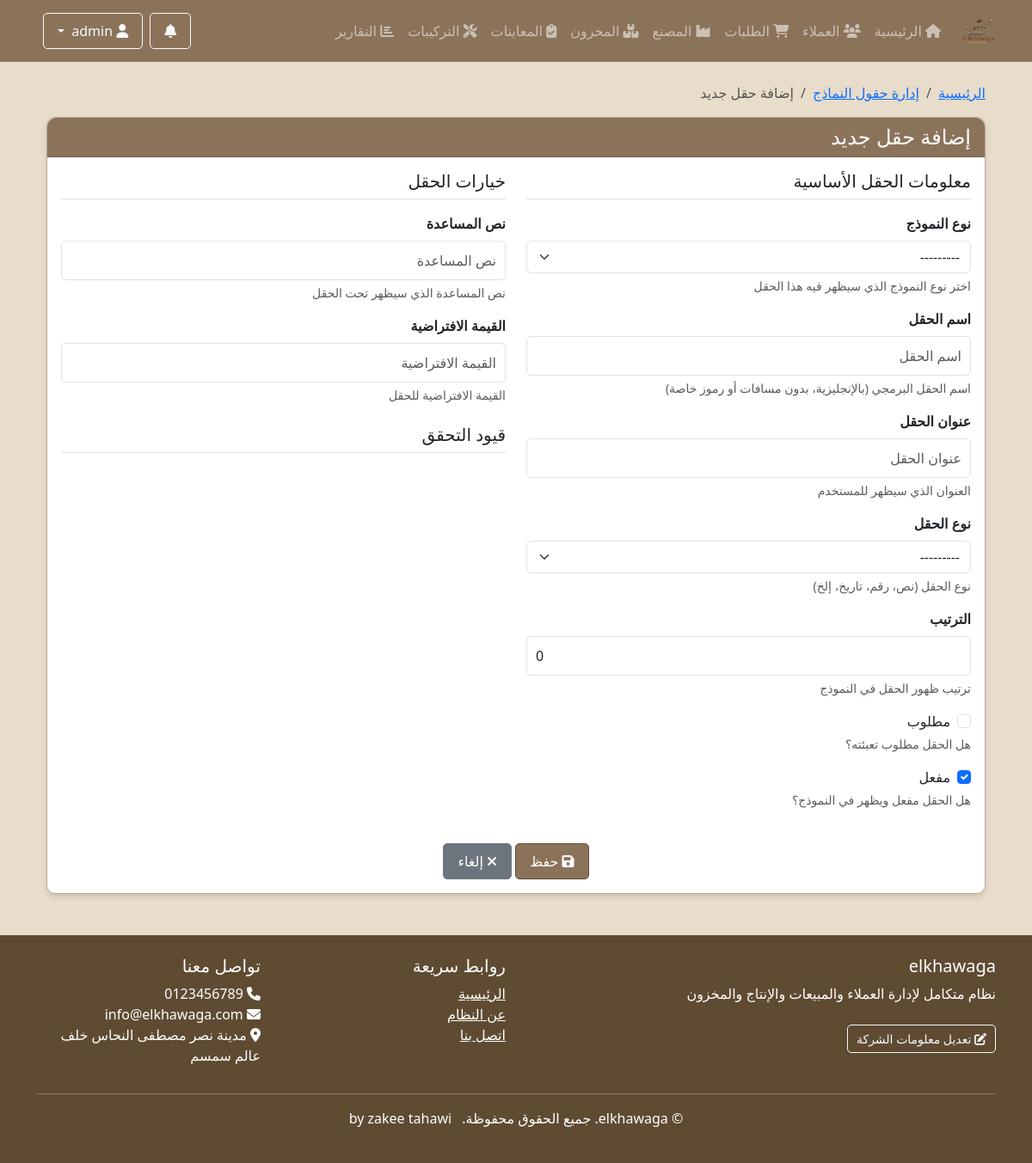
Screenshot of /accounts/form-fields/create/ (signed in) with the database file from the repository.
### accounts/models.py (models this page shows, shortened)
class Department(models.Model):
    name = models.CharField(_('اسم القسم'), max_length=100)
    code = models.CharField(_('كود القسم'), max_length=20, unique=True)
    description = models.TextField(_('الوصف'), blank=True)
    icon = models.CharField(_('أيقونة'), max_length=50, default='fas fa-building')
    url_name = models.CharField(_('اسم URL'), max_length=100, help_text=_('اسم URL للقسم في نظام التوجيه'))
    is_active = models.BooleanField(_('نشط'), default=True)
    order = models.PositiveIntegerField(_('الترتيب'), default=0)
    class Meta:
        verbose_name = _('قسم')
        verbose_name_plural = _('الأقسام')
        ordering = ['order', 'name']

class CompanyInfo(models.Model):
    name = models.CharField(_('اسم الشركة'), max_length=255)
    logo = models.ImageField(_('شعار الشركة'), upload_to='company/', null=True, blank=True)
    description = models.TextField(_('وصف الشركة'), blank=True, default="نظام متكامل لإدارة العملاء والمبيعات والإنتاج والمخزون")
    address = models.TextField(_('العنوان'))
    phone = models.CharField(_('رقم الهاتف'), max_length=20)
    email = models.EmailField(_('البريد الإلكتروني'))
    website = models.URLField(_('الموقع الإلكتروني'), blank=True)
    tax_number = models.CharField(_('الرقم الضريبي'), max_length=50, blank=True)
    commercial_register = models.CharField(_('السجل التجاري'), max_length=50, blank=True)
    facebook = models.URLField(_('فيسبوك'), blank=True)
    twitter = models.URLField(_('تويتر'), blank=True)
    instagram = models.URLField(_('انستغرام'), blank=True)
    linkedin = models.URLField(_('لينكد إن'), blank=True)
    about = models.TextField(_('نبذة عن الشركة'), blank=True)
    vision = models.TextField(_('رؤية الشركة'), blank=True)
    mission = models.TextField(_('رسالة الشركة'), blank=True)
    primary_color = models.CharField(_('اللون الرئيسي'), max_length=7, default='#007bff')
    secondary_color = models.CharField(_('اللون الثانوي'), max_length=7, default='#6c757d')
    accent_color = models.CharField(_('لون التمييز'), max_length=7, default='#28a745')
    class Meta:
        verbose_name = _('معلومات الشركة')
        verbose_name_plural = _('معلومات الشركة')

### accounts/views.py (the view)
# urls.py: path('form-fields/create/', views.form_field_create, name='form_field_create'),
@staff_member_required
def form_field_create(request):
    if request.method == 'POST':
        form = FormFieldForm(request.POST)
        if form.is_valid():
            form.save()
            messages.success(request, 'تم إضافة الحقل بنجاح.')
            return redirect('accounts:form_field_list')
    else:
        form_type = request.GET.get('form_type', '')
        form = FormFieldForm(initial={'form_type': form_type})
    context = {
        'form': form,
        'title': 'إضافة حقل جديد',
    }
    return render(request, 'accounts/form_field_form.html', context)

### accounts/context_processors.py (called while the page is built)
def departments(request):
    all_departments = Department.objects.filter(is_active=True).order_by('order')
    user_departments = []
    if request.user.is_authenticated:
        if request.user.is_superuser:
            user_departments = all_departments
        else:
            user_departments = request.user.departments.filter(is_active=True).order_by('order')
    return {
        'all_departments': all_departments,
        'user_departments': user_departments,
    }

def notifications(request):
    unread_notifications = []
    notifications_count = 0
    if request.user.is_authenticated:
        unread_notifications = get_user_notifications(request.user, unread_only=True, limit=5)
        notifications_count = unread_notifications.count()
    return {
        'unread_notifications': unread_notifications,
        'notifications_count': notifications_count,
    }

def company_info(request):
    try:
        company_info = CompanyInfo.objects.first()
    except:
        company_info = None
    return {
        'company_info': company_info,
    }

### accounts/utils.py (called while the page is built, shortened)
def get_user_notifications(user, department_code=None, unread_only=False, limit=None):
    if user.is_superuser:
        notifications = Notification.objects.all()
    if department_code:
        try:
            department = Department.objects.get(code=department_code)
            notifications = notifications.filter(target_department=department)
        except Department.DoesNotExist:
            return Notification.objects.none()
    if unread_only:
        notifications = notifications.filter(is_read=False)
    notifications = notifications.order_by('-created_at')
    if limit:
        notifications = notifications[:limit]
    return notifications

### templates/accounts/form_field_form.html (shortened to what this page needs)
{% extends 'base.html' %}
{% load static %}
{% block content %}
<div class="container mt-4">
    <nav aria-label="breadcrumb">
        <ol class="breadcrumb">
            <li class="breadcrumb-item"><a href="{% url 'home' %}">الرئيسية</a></li>
            <li class="breadcrumb-item"><a href="{% url 'accounts:form_field_list' %}">إدارة حقول النماذج</a></li>
            <li class="breadcrumb-item active" aria-current="page">{{ title }}</li>
        </ol>
    </nav>
    <div class="card">
        <div class="card-header bg-primary text-white">
            <h4 class="mb-0">{{ title }}</h4>
        </div>
        <div class="card-body">
            <form method="post">
                <div class="row mb-4">
                    <div class="col-md-6">
                        <h5 class="border-bottom pb-2 mb-3">معلومات الحقل الأساسية</h5>
                        <div class="mb-3">
                            <label for="{{ form.form_type.id_for_label }}" class="form-label">{{ form.form_type.label }}</label>
                            {{ form.form_type }}
                            <div class="form-text">اختر نوع النموذج الذي سيظهر فيه هذا الحقل</div>
                        </div>
                        <div class="mb-3">
                            <label for="{{ form.field_name.id_for_label }}" class="form-label">{{ form.field_name.label }}</label>
                            {{ form.field_name }}
                            <div class="form-text">اسم الحقل البرمجي (بالإنجليزية، بدون مسافات أو رموز خاصة)</div>
                        </div>
                        <div class="mb-3">
                            <label for="{{ form.field_label.id_for_label }}" class="form-label">{{ form.field_label.label }}</label>
                            {{ form.field_label }}
                            <div class="form-text">العنوان الذي سيظهر للمستخدم</div>
                        </div>
                        <div class="mb-3">
                            <label for="{{ form.field_type.id_for_label }}" class="form-label">{{ form.field_type.label }}</label>
                            {{ form.field_type }}
                            <div class="form-text">نوع الحقل (نص، رقم، تاريخ، إلخ)</div>
                        </div>
                        <div class="mb-3">
                            <label for="{{ form.order.id_for_label }}" class="form-label">{{ form.order.label }}</label>
                            {{ form.order }}
                            <div class="form-text">ترتيب ظهور الحقل في النموذج</div>
                        </div>
                        <div class="mb-3">
                            <div class="form-check">
                                {{ form.required }}
                                <label class="form-check-label" for="{{ form.required.id_for_label }}">
                                    {{ form.required.label }}
                                </label>
                            </div>
                            <div class="form-text">هل الحقل مطلوب تعبئته؟</div>
                        </div>
                        <div class="mb-3">
                            <div class="form-check">
                                {{ form.enabled }}
                                <label class="form-check-label" for="{{ form.enabled.id_for_label }}">
                                    {{ form.enabled.label }}
                                </label>
                            </div>
                            <div class="form-text">هل الحقل مفعل ويظهر في النموذج؟</div>
                        </div>
                    </div>
                    <div class="col-md-6">
                        <h5 class="border-bottom pb-2 mb-3">خيارات الحقل</h5>
                        <div class="mb-3">
                            <label for="{{ form.help_text.id_for_label }}" class="form-label">{{ form.help_text.label }}</label>
                            {{ form.help_text }}
                            <div class="form-text">نص المساعدة الذي سيظهر تحت الحقل</div>
                        </div>
                        <div class="mb-3">
                            <label for="{{ form.default_value.id_for_label }}" class="form-label">{{ form.default_value.label }}</label>
                            {{ form.default_value }}
                            <div class="form-text">القيمة الافتراضية للحقل</div>
                        </div>
                        <h5 class="border-bottom pb-2 mb-3 mt-4">قيود التحقق</h5>
                    </div>
                </div>
                <div class="text-center mt-4">
                    <button type="submit" class="btn btn-primary">
                        <i class="fas fa-save"></i> حفظ
                    </button>
                    <a href="{% url 'accounts:form_field_list' %}" class="btn btn-secondary">
                        <i class="fas fa-times"></i> إلغاء
                    </a>
                </div>
            </form>
        </div>
    </div>
</div>
{% endblock %}

### templates/base.html (shortened to what this page needs)
<!DOCTYPE html>
{% load static %}
<html lang="ar" dir="rtl">
<head>
    <link rel="stylesheet" href="https://cdn.jsdelivr.net/npm/bootstrap@5.3.2/dist/css/bootstrap.rtl.min.css">
    <link rel="stylesheet" href="https://cdnjs.cloudflare.com/ajax/libs/font-awesome/6.5.1/css/all.min.css">
    <link rel="stylesheet" href="{% static 'css/style.css' %}">
</head>
<body>
    <nav class="navbar navbar-expand-lg navbar-dark bg-primary">
        <div class="container">
            <a class="navbar-brand" href="{% url 'home' %}">
                <div class="d-flex align-items-center">
                    <img src="{% static 'img/logo.png' %}" alt="شعار النظام" class="logo-img" style="width: 40px; height: 40px;">
                </div>
            </a>
            <div class="collapse navbar-collapse" id="navbarNav">
                <ul class="navbar-nav me-auto mb-2 mb-lg-0">
                    <li class="nav-item">
                        <a class="nav-link" href="{% url 'home' %}"><i class="fas fa-home"></i> الرئيسية</a>
                    </li>
                    {% if user.is_superuser %}
                        {% for dept in all_departments %}
                            {% if dept.code == 'factory' %}
                                <li class="nav-item">
                                    <a class="nav-link" href="{% url dept.url_name %}">
                                        <i class="{{ dept.icon }}"></i> {{ dept.name }}
                                    </a>
                                </li>
                            {% else %}
                                <li class="nav-item">
                                    <a class="nav-link" href="{% url dept.url_name %}">
                                        <i class="{{ dept.icon }}"></i> {{ dept.name }}
                                    </a>
                                </li>
                            {% endif %}
                        {% endfor %}
                    {% endif %}
                </ul>
                <div class="d-flex align-items-center">
                    {% if user.is_authenticated %}
                    <div class="dropdown me-2">
                        <button class="btn btn-outline-light position-relative" type="button" id="notificationsDropdown" data-bs-toggle="dropdown">
                            <i class="fas fa-bell"></i>
                        </button>
                    </div>
                    <div class="dropdown me-2">
                        <button class="btn btn-outline-light dropdown-toggle" type="button" id="userDropdown" data-bs-toggle="dropdown">
                            <i class="fas fa-user"></i> {{ user.get_full_name|default:user.username }}
                        </button>
                    </div>
                    {% else %}
                    <a href="{% url 'accounts:login' %}" class="btn btn-outline-light"><i class="fas fa-sign-in-alt"></i> تسجيل الدخول</a>
                    {% endif %}
                </div>
            </div>
        </div>
    </nav>
    <main class="container mt-4">
        {% block content %}{% endblock %}
    </main>
    <footer class="text-white mt-5 py-4" style="background-color: var(--accent);">
        <div class="container">
            <div class="row">
                <div class="col-md-6">
                    <h5>{{ company_info.name|default:"نظام الخواجه لإدارة العملاء" }}</h5>
                    <p>{{ company_info.description|default:"نظام متكامل لإدارة العملاء والمبيعات والإنتاج والمخزون" }}</p>
                    {% if user.is_staff %}
                    <a href="{% url 'accounts:company_info' %}" class="btn btn-sm btn-outline-light mt-2">
                        <i class="fas fa-edit"></i> تعديل معلومات الشركة
                    </a>
                    {% endif %}
                </div>
                <div class="col-md-3">
                    <h5>روابط سريعة</h5>
                    <ul class="list-unstyled">
                        <li><a href="{% url 'home' %}" class="text-white">الرئيسية</a></li>
                        <li><a href="{% url 'about' %}" class="text-white">عن النظام</a></li>
                        <li><a href="{% url 'contact' %}" class="text-white">اتصل بنا</a></li>
                    </ul>
                </div>
                <div class="col-md-3">
                    <h5>تواصل معنا</h5>
                    <ul class="list-unstyled">
                        <li><i class="fas fa-phone"></i> {{ company_info.phone|default:"+20 123 456 7890" }}</li>
                        <li><i class="fas fa-envelope"></i> {{ company_info.email|default:"info@elkhawaga.com" }}</li>
                        {% if company_info.address %}
                        <li><i class="fas fa-map-marker-alt"></i> {{ company_info.address }}</li>
                        {% endif %}
                    </ul>
                </div>
            </div>
            <hr>
            <div class="text-center">
                <p>&copy; {{ current_year }} {{ company_info.name|default:"نظام الخواجه" }}. جميع الحقوق محفوظة. <span class="ms-2">by zakee tahawi</span></p>
            </div>
        </div>
    </footer>
</body>
</html>

### static/css/style.css (style rules this page uses)
:root { --primary: #8B735A; --secondary: #A67B5B; --accent: #5F4B32; --neutral: #B7A99A; --light-bg: #E8DCCA; --dark-text: #3D3427; --alert: #C17817; --light-accent: #D2B48C; }
.logo-img { width: 30px; height: 30px; display: inline-block; vertical-align: middle; color: var(--light-accent); transition: color 0.3s ease; }
.navbar-brand { padding: 0.5rem 0; margin-left: 1rem; display: flex; align-items: center; }
.navbar-brand > div { display: flex; align-items: center; gap: 10px; }
body { font-family: 'Cairo', 'Segoe UI', Tahoma, Geneva, Verdana, sans-serif; color: var(--dark-text); background-color: var(--light-bg); }
body, .navbar, .card, .btn, .badge, footer, .navbar-dark.bg-primary, .btn-primary, .card .bg-primary, .card .bg-success, .card .bg-warning, .card .bg-danger { transition: all 0.3s ease-in-out; }
.navbar-dark.bg-primary { background-color: var(--primary) !important; }
.btn-primary { background-color: var(--primary); border-color: var(--accent); }
.card { border-radius: 10px; box-shadow: 0 4px 6px rgba(0, 0, 0, 0.1); margin-bottom: 20px; transition: transform 0.3s ease; border-color: var(--neutral); }
.card-header { border-radius: 10px 10px 0 0 !important; font-weight: bold; }
.card .bg-primary { background-color: var(--primary) !important; }
.btn { border-radius: 5px; padding: 8px 16px; }
.btn-sm { padding: 5px 10px; }
footer { margin-top: 50px; background-color: var(--accent) !important; }
.form-control { border-radius: 5px; padding: 10px; }
.form-label { font-weight: bold; }

### rows the page displays
Department: name "العملاء"
Department: name "الطلبات"
Department: name "المصنع"
Department: name "المخزون"
Department: name "المعاينات"
Department: name "التركيبات"
Department: name "التقارير"
CompanyInfo: name "elkhawaga", description "نظام متكامل لإدارة العملاء والمبيعات والإنتاج والمخزون", phone "0123456789", email "info@elkhawaga.com", address "مدينة نصر مصطفى النحاس خلف عالم سمسم"

### other values shown
{{ title }} "إضافة حقل جديد"
